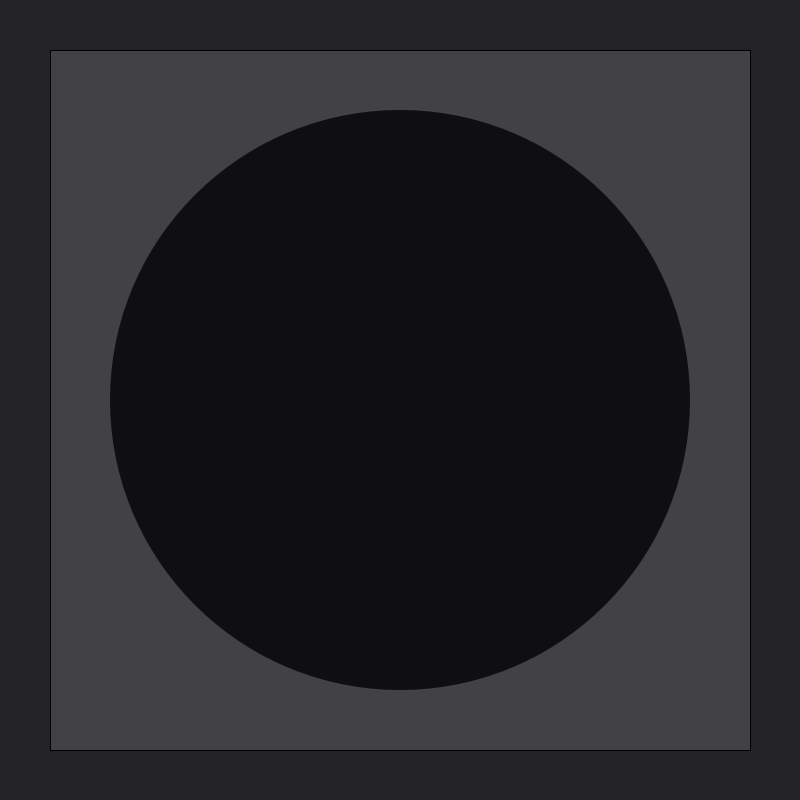
Frame 1 (no input)
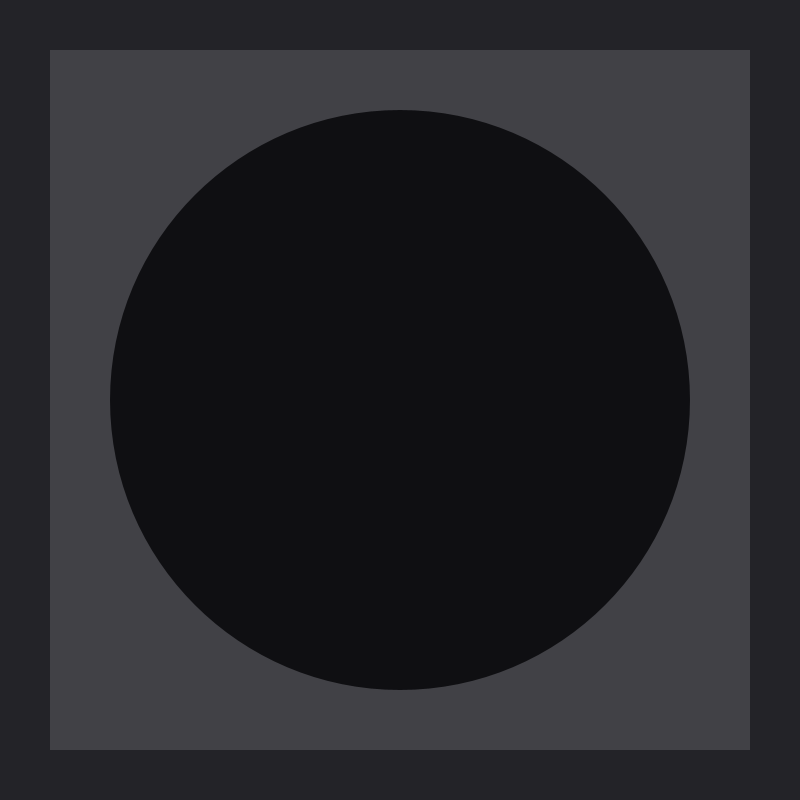
Frame 60 (the mouse pressed at the canvas centre just before this capture)
Frame 120 (the mouse held since frame 60 and released just before this capture): identical to frame 60, image omitted

The Processing sketch that drew these frames (run headless with seeded random() and noise(); from frame 60 on, the mouse is pressed at the canvas centre):

// Processing sketch: DearDataProjectVinyl
// ── DearDataProjectVinyl.pde
void setup() {
  size(800, 800);
  
}

void draw(){
  
  background(35,35,40);
  
  rectMode(CENTER);
  fill(65,65,70);
  rect(width/2,height/2,700,700);
  
  fill(15,15,18);
  noStroke();
  ellipseMode(CENTER);
  ellipse(width/2,height/2,580,580);
  
  
}
